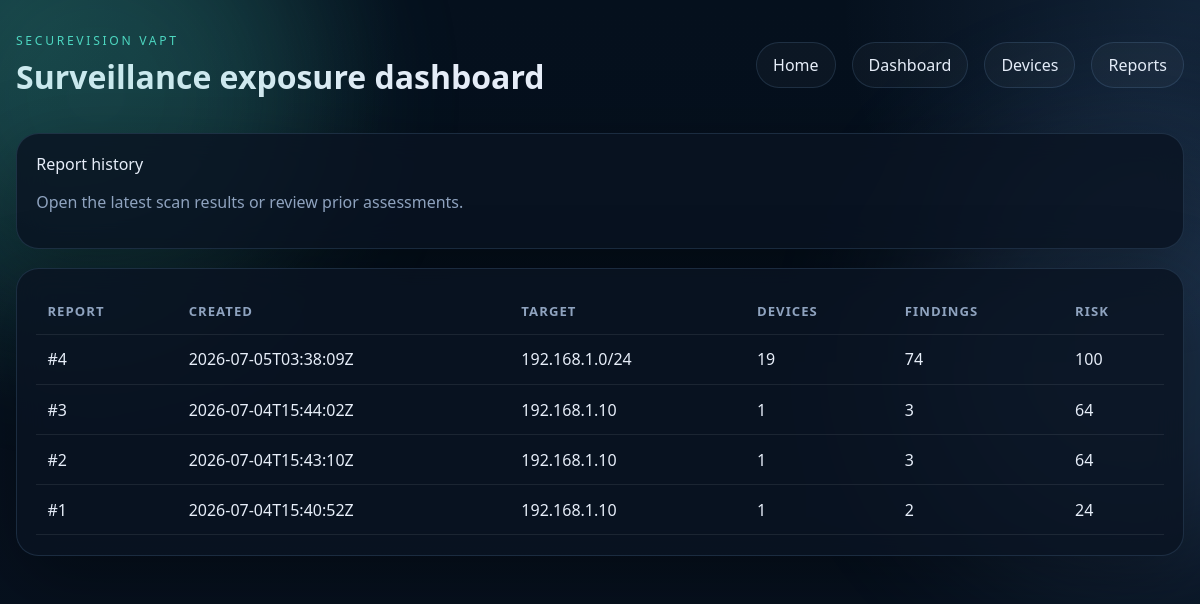
Page /reports on the committed database.
### tables this page shows
CREATE TABLE reports (
                id INTEGER PRIMARY KEY AUTOINCREMENT,
                created_at TEXT NOT NULL,
                target_spec TEXT NOT NULL,
                device_count INTEGER NOT NULL,
                finding_count INTEGER NOT NULL,
                risk_score INTEGER NOT NULL,
                summary_json TEXT NOT NULL
            );

### app.py (the view)
@app.route("/reports")
def reports():
    return render_template("reports.html", reports=list_reports(), stats=get_dashboard_stats())

### database/db.py (called while the page is built, shortened)
def get_connection():
    connection = sqlite3.connect(DB_PATH)
    connection.row_factory = sqlite3.Row
    return connection

def get_dashboard_stats():
    with get_connection() as connection:
        report_count = connection.execute("SELECT COUNT(*) FROM reports").fetchone()[0]
        device_count = connection.execute("SELECT COUNT(*) FROM devices").fetchone()[0]
        finding_count = connection.execute("SELECT COUNT(*) FROM findings").fetchone()[0]
        critical_count = connection.execute(
            "SELECT COUNT(*) FROM findings WHERE LOWER(severity) = 'critical'"
        ).fetchone()[0]
    return {
        "report_count": report_count,
        "device_count": device_count,
        "finding_count": finding_count,
        "critical_count": critical_count,
    }

def list_reports():
    with get_connection() as connection:
        rows = connection.execute("SELECT * FROM reports ORDER BY id DESC").fetchall()
    return [_build_report(row, include_details=False) for row in rows]

def _build_report(row, include_details=True):
    if row is None:
        return None
    report = {
        "id": row["id"],
        "created_at": row["created_at"],
        "target_spec": row["target_spec"],
        "device_count": row["device_count"],
        "finding_count": row["finding_count"],
        "risk_score": row["risk_score"],
        "summary": json.loads(row["summary_json"]),
    }
    if not include_details:
        return report

### templates/reports.html (shortened to what this page needs)
{% extends "base.html" %}
{% block content %}
  <section class="panel">
    <p class="section-title">Report history</p>
    <p class="muted">Open the latest scan results or review prior assessments.</p>
  </section>
  <section class="table-panel">
    <table>
      <thead>
        <tr>
          <th>Report</th>
          <th>Created</th>
          <th>Target</th>
          <th>Devices</th>
          <th>Findings</th>
          <th>Risk</th>
        </tr>
      </thead>
      <tbody>
        {% for report in reports %}
          <tr>
            <td><a href="{{ url_for('dashboard', report_id=report.id) }}">#{{ report.id }}</a></td>
            <td>{{ report.created_at }}</td>
            <td>{{ report.target_spec }}</td>
            <td>{{ report.device_count }}</td>
            <td>{{ report.finding_count }}</td>
            <td>{{ report.risk_score }}</td>
          </tr>
        {% endfor %}
      </tbody>
    </table>
  </section>
{% endblock %}

### static/css/styles.css (style rules this page uses)
:root { color-scheme: dark; --bg: #07111f; --panel: rgba(10, 20, 34, 0.84); --panel-border: rgba(140, 200, 255, 0.14); --text: #e7eef9; --muted: #8fa3bf; --accent: #4dd6c0; --accent-2: #7bb7ff; --danger: #ff6f91; --warning: #ffd166; --success: #62d26f; --shadow: 0 25px 80px rgba(0, 0, 0, 0.35); }
* { box-sizing: border-box; }
body { margin: 0; min-height: 100vh; font-family: "Segoe UI", "Trebuchet MS", sans-serif; background: radial-gradient(circle at top left, rgba(77, 214, 192, 0.14), transparent 28%), radial-gradient(circle at top right, rgba(123, 183, 255, 0.12), transparent 25%), linear-gradient(180deg, #05101d 0%, #07111f 100%); color: var(--text); }
a { color: inherit; text-decoration: none; }
.topbar h1, .hero h2, .section-title { margin: 0; }
.hero, .panel, .stats, .table-panel { background: var(--panel); border: 1px solid var(--panel-border); box-shadow: var(--shadow); backdrop-filter: blur(14px); }
.hero p, .muted { color: var(--muted); }
.panel, .table-panel { border-radius: 1.4rem; padding: 1.2rem; margin-top: 1.2rem; }
table { width: 100%; border-collapse: collapse; }
th, td { text-align: left; padding: 0.85rem 0.7rem; border-bottom: 1px solid rgba(255, 255, 255, 0.08); }
th { color: var(--muted); font-size: 0.82rem; text-transform: uppercase; letter-spacing: 0.08em; }

### rows in the picture
reports: id "4", created_at "2026-07-05T03:38:09Z", target_spec "192.168.1.0/24", device_count "19", finding_count "74", risk_score "100"
reports: id "3", created_at "2026-07-04T15:44:02Z", target_spec "192.168.1.10", device_count "1", finding_count "3", risk_score "64"
reports: id "2", created_at "2026-07-04T15:43:10Z", target_spec "192.168.1.10", device_count "1", finding_count "3", risk_score "64"
reports: id "1", created_at "2026-07-04T15:40:52Z", target_spec "192.168.1.10", device_count "1", finding_count "2", risk_score "24"
